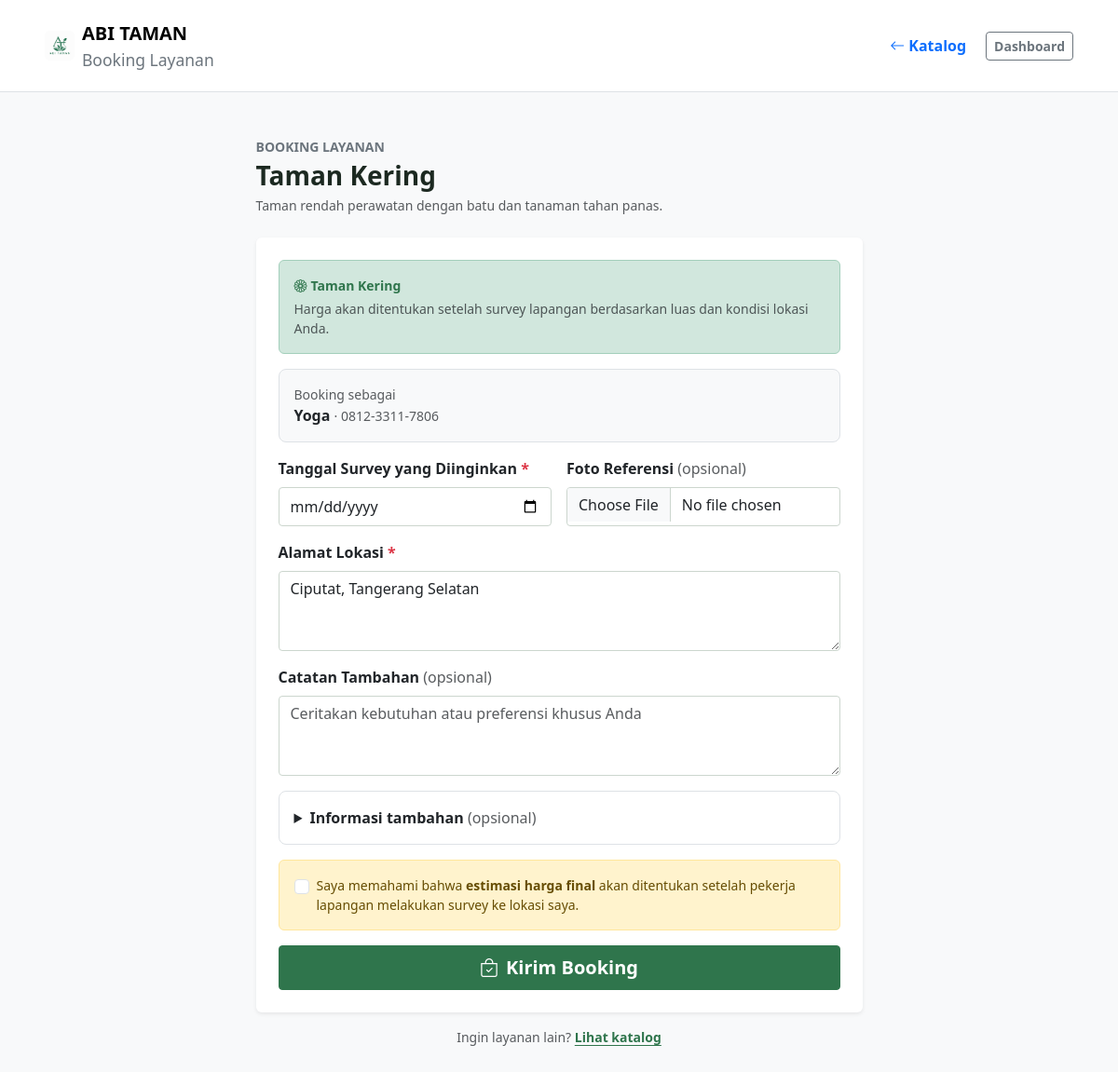
/booking_create.php?service_id=2 (signed in), run on the app's committed database.
### tables this page shows
CREATE TABLE `services` (
  `id` int(10) unsigned NOT NULL AUTO_INCREMENT,
  `category_id` int(10) unsigned DEFAULT NULL,
  `service_code` varchar(30) NOT NULL,
  `name` varchar(180) NOT NULL,
  `slug` varchar(200) NOT NULL,
  `short_description` varchar(255) DEFAULT NULL,
  `description` text DEFAULT NULL,
  `base_price_per_10m` bigint(20) unsigned NOT NULL DEFAULT 0,
  `base_duration_days_per_10m` int(10) unsigned NOT NULL DEFAULT 1,
  `image` varchar(255) DEFAULT NULL,
  `status` enum('active','inactive') NOT NULL DEFAULT 'active',
  `created_at` datetime NOT NULL DEFAULT current_timestamp(),
  `updated_at` datetime NOT NULL DEFAULT current_timestamp() ON UPDATE current_timestamp(),
  PRIMARY KEY (`id`),
  UNIQUE KEY `service_code` (`service_code`),
  UNIQUE KEY `slug` (`slug`),
  KEY `category_id` (`category_id`),
  CONSTRAINT `services_ibfk_1` FOREIGN KEY (`category_id`) REFERENCES `service_categories` (`id`) ON DELETE SET NULL
);

### config/database.php (called while the page is built, shortened)
<?php
function db(): PDO
{
    static $pdo = null;
    if ($pdo === null) {
        $host   = $_ENV['DB_HOST'];
        $port   = $_ENV['DB_PORT'];
        $name   = $_ENV['DB_DATABASE'];
        $user   = $_ENV['DB_USERNAME'];
        $pass   = $_ENV['DB_PASSWORD'];
        $socket = trim($_ENV['DB_SOCKET'] ?? '');
        if ($socket !== '') {
            $dsn = "mysql:unix_socket={$socket};dbname={$name};charset=utf8mb4";
        } else {
            $dsn = "mysql:host={$host};port={$port};dbname={$name};charset=utf8mb4";
        }
        $options = [
            PDO::ATTR_ERRMODE            => PDO::ERRMODE_EXCEPTION,
            PDO::ATTR_DEFAULT_FETCH_MODE => PDO::FETCH_ASSOC,
            PDO::ATTR_EMULATE_PREPARES   => false,
        ];
        $pdo = new PDO($dsn, $user, $pass, $options);
    }
    return $pdo;
}
function db_first(string $sql, array $params = []): ?array
{
    $stmt = db()->prepare($sql);
    $stmt->execute($params);
    $row = $stmt->fetch();
    return $row ?: null;
}

### data/session_helper.php (called while the page is built, shortened)
<?php
function h($value): string
{
    return htmlspecialchars((string) $value, ENT_QUOTES, 'UTF-8');
}
    ?>

### booking_create.php (the view, shortened to what this page needs)
<?php
require_once __DIR__ . '/data/session_helper.php';
$user     = current_user();
$serviceId = (int) ($_GET['service_id'] ?? 0);
$isCustom  = isset($_GET['custom']);
$service   = $serviceId ? db_first('SELECT * FROM services WHERE id=? AND status="active"', [$serviceId]) : null;
?>
<!doctype html>
<html lang="id">
<head>
    <link href="https://cdn.jsdelivr.net/npm/bootstrap@5.3.3/dist/css/bootstrap.min.css" rel="stylesheet">
    <link href="https://cdn.jsdelivr.net/npm/bootstrap-icons@1.11.3/font/bootstrap-icons.css" rel="stylesheet">
    <link href="assets/css/app.css?v=<?= filemtime(__DIR__ . '/assets/css/app.css') ?>" rel="stylesheet">
</head>
<body class="bg-body-tertiary" data-role="customer">
    <nav class="navbar bg-body border-bottom px-3 px-lg-5 py-3">
        <a href="index.php" class="navbar-brand d-flex align-items-center gap-2 text-decoration-none">
            <img src="assets/img/abi-taman.png" alt="ABI Taman" width="32" height="32" class="rounded">
            <span><strong class="d-block">ABI TAMAN</strong><small class="d-block text-secondary">Booking Layanan</small></span>
        </a>
        <div class="d-flex align-items-center gap-2 ms-auto">
            <a class="btn btn-link text-decoration-none" href="catalog.php"><i class="bi bi-arrow-left me-1"></i>Katalog</a>
            <a class="btn btn-outline-secondary btn-sm" href="dashboard.php">Dashboard</a>
        </div>
    </nav>
    <main class="container py-5">
      <div class="col-lg-7 mx-auto">
        <div class="mb-4">
            <p class="small fw-bold text-uppercase text-secondary mb-1"><?= $isCustom ? 'Custom Layanan' : 'Booking Layanan' ?></p>
            <h1 class="h3 fw-bold mb-1">
                <?= $isCustom ? 'Ajukan Custom Layanan' : h($service['name'] ?? 'Booking Layanan') ?>
            </h1>
            <?php if ($service && !$isCustom): ?>
                <p class="text-muted small mb-0">
                    <?= h($service['short_description'] ?? $service['description'] ?? '') ?>
                </p>
            <?php elseif ($isCustom): ?>
                <p class="text-muted small mb-0">
                    Ceritakan kebutuhan taman Anda. Tim kami akan menghubungi dan melakukan survey untuk menentukan estimasi harga.
                </p>
            <?php endif; ?>
        </div>
        <div class="card border-0 shadow-sm">
            <div class="card-body p-4">
                <form data-api-form class="d-flex flex-column gap-3" method="post" enctype="multipart/form-data">
                    <?php if ($isCustom): ?>
                        <div>
                            <label class="form-label fw-semibold">Deskripsi Kebutuhan <span class="text-danger">*</span></label>
                            <textarea class="form-control" name="custom_service_description" rows="4"
                                      placeholder="Jelaskan kebutuhan taman Anda secara detail — jenis tanaman, konsep, ukuran, dll." required></textarea>
                        </div>
                    <?php else: ?>
                        <?php if ($service): ?>
                            <div class="alert alert-success mb-0">
                                <p class="mb-0 fw-semibold small text-success">
                                    <i class="bi bi-flower1 me-1"></i><?= h($service['name']) ?>
                                </p>
                                <p class="mb-0 text-muted small mt-1">
                                    Harga akan ditentukan setelah survey lapangan berdasarkan luas dan kondisi lokasi Anda.
                                </p>
                            </div>
                        <?php endif; ?>
                    <?php endif; ?>
                    <div class="rounded-3 bg-light border p-3">
                        <small class="text-muted d-block">Booking sebagai</small>
                        <strong><?= h($user['name']) ?></strong>
                        <span class="text-muted small"> · <?= h($user['phone'] ?: $user['email']) ?></span>
                    </div>
                    <div class="row g-3">
                        <div class="col-md-6">
                            <label class="form-label fw-semibold">Tanggal Survey yang Diinginkan <span class="text-danger">*</span></label>
                            <input class="form-control" type="date" name="requested_survey_date"
                                   min="<?= h(date('Y-m-d', strtotime('+1 day'))) ?>" required>
                        </div>
                        <div class="col-md-6">
                            <label class="form-label fw-semibold">Foto Referensi <span class="text-muted fw-normal">(opsional)</span></label>
                            <input class="form-control" type="file" name="reference_photo" accept=".jpg,.jpeg,.png,.webp">
                        </div>
                        <div class="col-12">
                            <label class="form-label fw-semibold">Alamat Lokasi <span class="text-danger">*</span></label>
                            <textarea class="form-control" name="location_address" rows="3" required><?= h($user['address'] ?? '') ?></textarea>
                        </div>
                        <div class="col-12">
                            <label class="form-label fw-semibold">Catatan Tambahan <span class="text-muted fw-normal">(opsional)</span></label>
                            <textarea class="form-control" name="customer_notes" rows="3"
                                      placeholder="Ceritakan kebutuhan atau preferensi khusus Anda"></textarea>
                        </div>
                    </div>
                    <details class="border rounded-3 p-3">
                        <summary class="fw-semibold">Informasi tambahan <span class="text-muted fw-normal">(opsional)</span></summary>
                    </details>
                    <div class="alert alert-warning d-flex align-items-start gap-2 mb-0">
                        <input class="form-check-input flex-shrink-0 mt-1" type="checkbox" name="survey_agreement" value="1" id="surveyAgreement" required>
                        <label class="form-check-label small" for="surveyAgreement">
                            Saya memahami bahwa <strong>estimasi harga final</strong> akan ditentukan setelah pekerja lapangan melakukan survey ke lokasi saya.
                        </label>
                    </div>
                    <button class="btn btn-success btn-lg fw-bold" type="submit">
                        <i class="bi bi-bag-check me-2"></i>Kirim Booking
                    </button>
                </form>
            </div>
        </div>
        <p class="text-center text-muted small mt-3">
            Ingin layanan lain? <a href="catalog.php" class="text-success fw-semibold">Lihat katalog</a>
        </p>
      </div>
    </main>
    <div class="toast-container position-fixed top-0 end-0 p-3" id="toastContainer"></div>
</body>
</html>

### assets/css/app.css (style rules this page uses)
:root { --abi-forest: #173c2a; --abi-leaf: #2f754c; --abi-leaf-dark: #205d3b; --abi-soft: #eef3ef; --abi-paper: #ffffff; --abi-canvas: #f5f6f3; --abi-ink: #1c2921; --abi-muted: #667169; --abi-line: #d8dfd9; --abi-line-soft: #e8ece8; --abi-warning: #9a5f19; --abi-danger: #a3433f; --bs-primary: #2f754c; --bs-primary-rgb: 47, 117, 76; --bs-success: #2f754c; --bs-success-rgb: 47, 117, 76; }
body { color: var(--abi-ink); }
a { text-underline-offset: .2em; }
.btn { border-radius: .25rem; font-weight: 650; }
.btn-primary, .btn-success { --bs-btn-bg: var(--abi-leaf); --bs-btn-border-color: var(--abi-leaf); --bs-btn-hover-bg: var(--abi-forest); --bs-btn-hover-border-color: var(--abi-forest); --bs-btn-active-bg: var(--abi-forest); --bs-btn-active-border-color: var(--abi-forest); }
.form-control, .form-select { min-height: 2.65rem; border-radius: .25rem; border-color: #ccd6ce; background-color: #fff; }

### data on the page
services: name "Taman Kering", short_description "Taman rendah perawatan dengan batu dan tanaman tahan panas."

### other printed values
$user['name'] "Yoga"
$user['phone'] ?: $user['email'] "0812-3311-7806"
